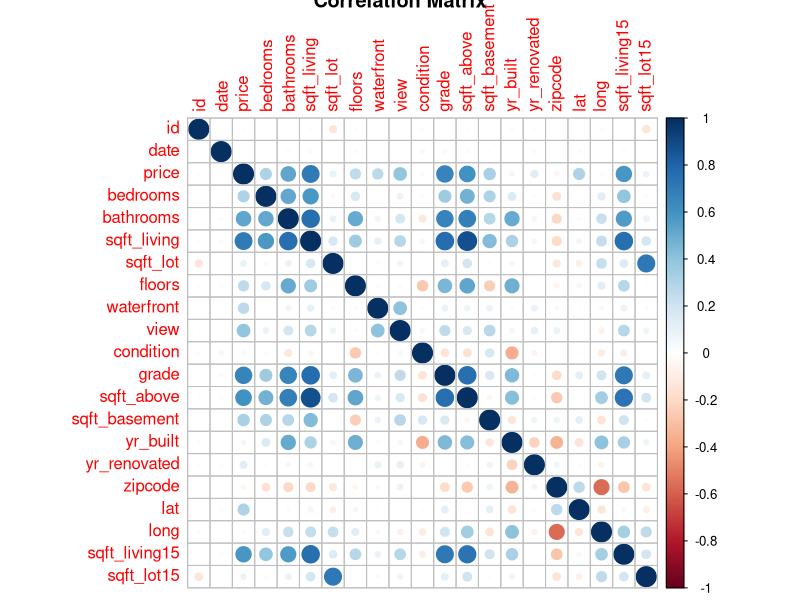

Recreate this plot in R.
## ---- chunk 1
knitr::opts_chunk$set(echo = TRUE)
library(readr)
HouseSales<-read.csv("KC_House_Sales.csv")
## ---- chunk 2
library(lubridate)
library(ggplot2)
library(corrplot)
## ---- chunk 3
# Data cleaning (date, price)
HouseSales$date = gsub("T000000", "", HouseSales$date)
HouseSales$date = as.numeric(HouseSales$date)
# HouseSales$date = ymd(HouseSales$date)
HouseSales$price = gsub("[$,]", "", HouseSales$price)
HouseSales$price = as.numeric(HouseSales$price)
## ---- chunk 4
cor_matrix = round(cor(HouseSales), 3)
cor_matrix
## ---- chunk 5
corrplot(cor_matrix, method = "circle", title = "Correlation Matrix")
